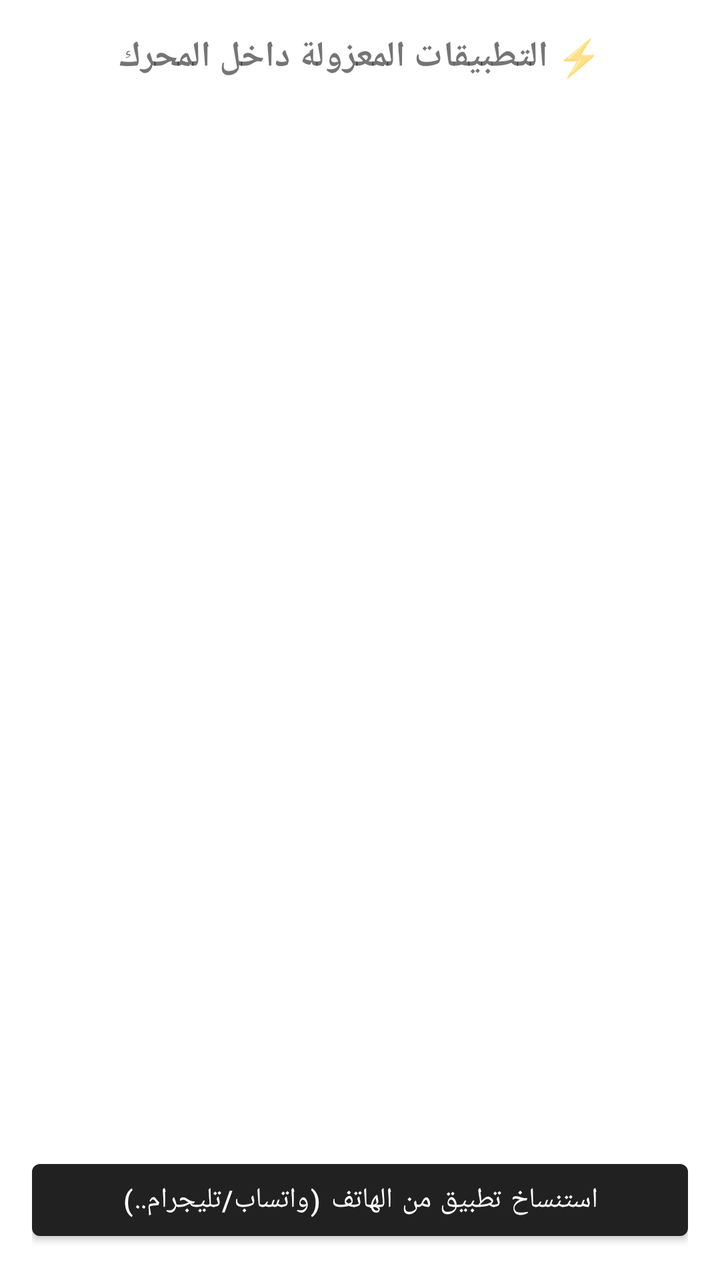
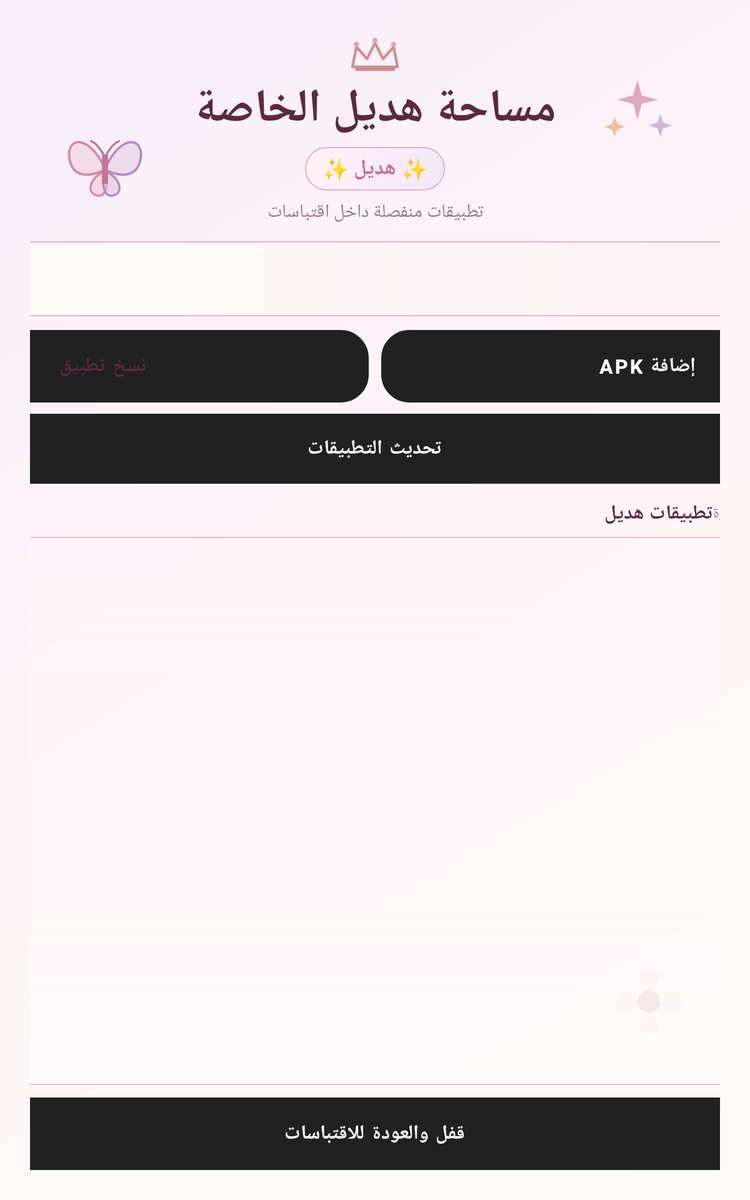

First picture: res/layout/ on a phone held upright. Second picture: the repository's own variant of that layout, on a device whose configuration matches the variant's folder. Source for both follows.
<!-- AndroidManifest.xml: application theme Theme.MaterialComponents.Light.DarkActionBar -->
<!-- res/layout/activity_private_space.xml -->
<?xml version="1.0" encoding="utf-8"?>
<LinearLayout xmlns:android="http://schemas.android.com/apk/res/android"
    android:layout_width="match_parent"
    android:layout_height="match_parent"
    android:orientation="vertical"
    android:padding="16dp">

    <TextView
        android:layout_width="match_parent"
        android:layout_height="wrap_content"
        android:text="⚡ التطبيقات المعزولة داخل المحرك"
        android:textSize="18sp"
        android:textStyle="bold"
        android:gravity="center"
        android:paddingBottom="12dp" />

    <ListView
        android:id="@+id/listViewPrivateApps"
        android:layout_width="match_parent"
        android:layout_height="0dp"
        android:layout_weight="1" />

    <Button
        android:id="@+id/btnCloneApp"
        android:layout_width="match_parent"
        android:layout_height="wrap_content"
        android:text="استنساخ تطبيق من الهاتف (واتساب/تليجرام..)"
        android:textSize="14sp" />
</LinearLayout>
<!-- resources referenced by this layout -->
<resources>

</resources>
<!-- res/layout-sw600dp/activity_private_space.xml (the repository's variant of the layout above) -->
<!-- drawn on a 7-inch tablet held upright -->
<?xml version="1.0" encoding="utf-8"?>
<FrameLayout xmlns:android="http://schemas.android.com/apk/res/android"
    android:layout_width="match_parent"
    android:layout_height="match_parent"
    android:background="@drawable/bg_private_root"
    android:padding="24dp">

    <ImageView
        android:id="@+id/hadeelButterfly"
        android:layout_width="76dp"
        android:layout_height="76dp"
        android:layout_gravity="start|top"
        android:layout_marginStart="22dp"
        android:layout_marginTop="72dp"
        android:alpha="0.85"
        android:contentDescription="فراشة"
        android:src="@drawable/ic_hadeel_butterfly" />

    <ImageView
        android:id="@+id/hadeelSparkles"
        android:layout_width="64dp"
        android:layout_height="64dp"
        android:layout_gravity="end|top"
        android:layout_marginTop="34dp"
        android:layout_marginEnd="34dp"
        android:alpha="0.75"
        android:contentDescription="لمعات"
        android:src="@drawable/ic_hadeel_sparkles" />

    <ImageView
        android:layout_width="74dp"
        android:layout_height="74dp"
        android:layout_gravity="end|bottom"
        android:layout_marginEnd="20dp"
        android:layout_marginBottom="98dp"
        android:alpha="0.34"
        android:contentDescription="زهرة"
        android:src="@drawable/ic_hadeel_flower" />

    <LinearLayout
        android:layout_width="860dp"
        android:layout_height="match_parent"
        android:layout_gravity="center"
        android:orientation="vertical">

        <LinearLayout
            android:id="@+id/privateHeader"
            android:layout_width="match_parent"
            android:layout_height="wrap_content"
            android:gravity="center"
            android:orientation="vertical"
            android:paddingTop="4dp"
            android:paddingBottom="7dp">

            <ImageView
                android:layout_width="48dp"
                android:layout_height="34dp"
                android:contentDescription="تاج"
                android:src="@drawable/ic_hadeel_crown" />

            <TextView
                android:layout_width="match_parent"
                android:layout_height="wrap_content"
                android:gravity="center"
                android:text="مساحة هديل الخاصة"
                android:textColor="@color/private_text"
                android:textSize="37sp"
                android:textStyle="bold" />

            <TextView
                android:id="@+id/privateNameSticker"
                android:layout_width="wrap_content"
                android:layout_height="wrap_content"
                android:layout_marginTop="5dp"
                android:background="@drawable/bg_hadeel_name_sticker"
                android:text="✨ هديل ✨"
                android:textColor="@color/private_primary"
                android:textSize="17sp"
                android:textStyle="bold" />

            <TextView
                android:layout_width="match_parent"
                android:layout_height="wrap_content"
                android:layout_marginTop="7dp"
                android:gravity="center"
                android:text="تطبيقات منفصلة داخل اقتباسات"
                android:textColor="@color/private_muted"
                android:textSize="15sp" />
        </LinearLayout>

        <LinearLayout
            android:id="@+id/privateStatusCard"
            android:layout_width="match_parent"
            android:layout_height="wrap_content"
            android:layout_marginTop="6dp"
            android:background="@drawable/bg_private_status"
            android:gravity="center_vertical"
            android:orientation="horizontal"
            android:paddingStart="18dp"
            android:paddingTop="13dp"
            android:paddingEnd="18dp"
            android:paddingBottom="13dp">

            <ImageView
                android:layout_width="34dp"
                android:layout_height="34dp"
                android:contentDescription="حالة المساحة"
                android:src="@drawable/ic_hadeel_shield" />

            <TextView
                android:id="@+id/tvPrivateStatus"
                android:layout_width="0dp"
                android:layout_height="wrap_content"
                android:layout_marginStart="13dp"
                android:layout_weight="1"
                android:lineSpacingExtra="3dp"
                android:text="جاري التحقق..."
                android:textColor="@color/private_text"
                android:textSize="14sp" />
        </LinearLayout>

        <Button
            android:id="@+id/btnShareCrashReport"
            android:layout_width="match_parent"
            android:layout_height="48dp"
            android:layout_marginTop="8dp"
            android:background="@drawable/bg_hadeel_clone_button"
            android:backgroundTint="@null"
            android:gravity="center"
            android:minHeight="0dp"
            android:stateListAnimator="@null"
            android:text="مشاركة تقرير التعطل السابق"
            android:textAllCaps="false"
            android:textColor="@color/private_text"
            android:textSize="13sp"
            android:textStyle="bold"
            android:visibility="gone" />

        <LinearLayout
            android:id="@+id/privateActionRow"
            android:layout_width="match_parent"
            android:layout_height="58dp"
            android:layout_marginTop="11dp"
            android:orientation="horizontal">

            <Button
                android:id="@+id/btnCloneInstalledApp"
                android:layout_width="0dp"
                android:layout_height="match_parent"
                android:layout_weight="1"
                android:background="@drawable/bg_hadeel_clone_button"
                android:backgroundTint="@null"
                android:drawableStart="@drawable/ic_hadeel_clone"
                android:drawablePadding="9dp"
                android:gravity="center"
                android:minHeight="0dp"
                android:stateListAnimator="@null"
                android:text="نسخ تطبيق"
                android:textAllCaps="false"
                android:textColor="@color/private_text"
                android:textSize="16sp"
                android:textStyle="bold" />

            <Button
                android:id="@+id/btnPickApk"
                android:layout_width="0dp"
                android:layout_height="match_parent"
                android:layout_marginStart="10dp"
                android:layout_weight="1"
                android:background="@drawable/bg_hadeel_apk_button"
                android:backgroundTint="@null"
                android:drawableStart="@drawable/ic_hadeel_apk"
                android:drawablePadding="9dp"
                android:gravity="center"
                android:minHeight="0dp"
                android:stateListAnimator="@null"
                android:text="إضافة APK"
                android:textAllCaps="false"
                android:textColor="@android:color/white"
                android:textSize="16sp"
                android:textStyle="bold" />
        </LinearLayout>

        <Button
            android:id="@+id/btnRefreshApps"
            android:layout_width="match_parent"
            android:layout_height="56dp"
            android:layout_marginTop="9dp"
            android:background="@drawable/bg_hadeel_refresh_button"
            android:backgroundTint="@null"
            android:drawableStart="@drawable/ic_hadeel_refresh"
            android:drawablePadding="10dp"
            android:gravity="center"
            android:minHeight="0dp"
            android:stateListAnimator="@null"
            android:text="تحديث التطبيقات"
            android:textAllCaps="false"
            android:textColor="@android:color/white"
            android:textSize="16sp"
            android:textStyle="bold" />

        <LinearLayout
            android:layout_width="match_parent"
            android:layout_height="wrap_content"
            android:layout_marginTop="13dp"
            android:gravity="center_vertical"
            android:orientation="horizontal">

            <ImageView
                android:layout_width="28dp"
                android:layout_height="20dp"
                android:contentDescription="قلب"
                android:src="@drawable/ic_hadeel_heart" />

            <TextView
                android:layout_width="0dp"
                android:layout_height="wrap_content"
                android:layout_marginStart="7dp"
                android:layout_weight="1"
                android:text="تطبيقات هديل"
                android:textColor="@color/private_text"
                android:textSize="16sp"
                android:textStyle="bold" />

            <TextView
                android:layout_width="wrap_content"
                android:layout_height="wrap_content"
                android:text="اضغط للتشغيل • اضغط مطولًا للإدارة"
                android:textColor="@color/private_muted"
                android:textSize="12sp" />
        </LinearLayout>

        <FrameLayout
            android:id="@+id/privateAppsPanel"
            android:layout_width="match_parent"
            android:layout_height="0dp"
            android:layout_marginTop="8dp"
            android:layout_weight="1"
            android:background="@drawable/bg_private_panel"
            android:padding="10dp">

            <ScrollView
                android:layout_width="match_parent"
                android:layout_height="match_parent"
                android:clipToPadding="false"
                android:fillViewport="true"
                android:overScrollMode="never">

                <GridLayout
                    android:id="@+id/appsContainer"
                    android:layout_width="match_parent"
                    android:layout_height="wrap_content"
                    android:alignmentMode="alignMargins"
                    android:columnCount="4"
                    android:useDefaultMargins="false" />
            </ScrollView>
        </FrameLayout>

        <Button
            android:id="@+id/btnBack"
            android:layout_width="match_parent"
            android:layout_height="58dp"
            android:layout_marginTop="10dp"
            android:background="@drawable/bg_private_lock"
            android:backgroundTint="@null"
            android:drawableStart="@drawable/ic_hadeel_lock"
            android:drawablePadding="10dp"
            android:gravity="center"
            android:minHeight="0dp"
            android:stateListAnimator="@null"
            android:text="قفل والعودة للاقتباسات"
            android:textAllCaps="false"
            android:textColor="@android:color/white"
            android:textSize="16sp"
            android:textStyle="bold" />
    </LinearLayout>
</FrameLayout>
<!-- resources referenced by the variant -->
<!-- as a 7-inch tablet held upright resolves them -->
<resources>
  <color name="private_muted">#967884</color>
  <color name="private_primary">#C76F99</color>
  <color name="private_text">#5B2940</color>
  <!-- drawable bg_hadeel_name_sticker (drawable) -->
  <?xml version="1.0" encoding="utf-8"?>
  <shape xmlns:android="http://schemas.android.com/apk/res/android">
      <gradient android:angle="0" android:startColor="#FFF2F6" android:endColor="#F2E7F8" />
      <stroke android:width="1dp" android:color="#E5B1C5" />
      <corners android:radius="50dp" />
      <padding android:left="14dp" android:top="6dp" android:right="14dp" android:bottom="6dp" />
  </shape>
  <!-- drawable bg_private_lock (drawable) -->
  <?xml version="1.0" encoding="utf-8"?>
  <shape xmlns:android="http://schemas.android.com/apk/res/android">
      <gradient android:angle="0" android:startColor="#F6B8CA" android:endColor="#CFA3D7" />
      <stroke android:width="1dp" android:color="#D88FA8" />
      <corners android:radius="24dp" />
  </shape>
  <!-- drawable bg_private_panel (drawable) -->
  <?xml version="1.0" encoding="utf-8"?>
  <shape xmlns:android="http://schemas.android.com/apk/res/android">
      <gradient android:angle="90" android:startColor="#66FFFFFF" android:endColor="#88FFF7FA" />
      <stroke android:width="1dp" android:color="#E9C0CE" />
      <corners android:radius="26dp" />
  </shape>
  <!-- drawable bg_private_root (drawable) -->
  <?xml version="1.0" encoding="utf-8"?>
  <shape xmlns:android="http://schemas.android.com/apk/res/android">
      <gradient
          android:angle="135"
          android:startColor="#FFF9F8"
          android:centerColor="#FFF5F8"
          android:endColor="#F7EDF8" />
  </shape>
  <!-- drawable bg_private_status (drawable) -->
  <?xml version="1.0" encoding="utf-8"?>
  <shape xmlns:android="http://schemas.android.com/apk/res/android">
      <gradient android:angle="0" android:startColor="#FFFDFB" android:endColor="#FCEFF4" />
      <stroke android:width="1dp" android:color="#E8B5C1" />
      <corners android:radius="23dp" />
  </shape>
  <!-- drawable ic_hadeel_apk (drawable) -->
  <vector xmlns:android="http://schemas.android.com/apk/res/android" android:width="24dp" android:height="24dp" android:viewportWidth="24" android:viewportHeight="24">
      <path android:fillColor="@android:color/transparent" android:strokeColor="#FFFFFFFF" android:strokeWidth="1.8" android:strokeLineJoin="round" android:pathData="M6,3h8l4,4v14H6z M14,3v5h4 M9,13h6 M12,10v6"/>
  </vector>
  <!-- drawable ic_hadeel_heart (drawable) -->
  <vector xmlns:android="http://schemas.android.com/apk/res/android" android:width="26dp" android:height="18dp" android:viewportWidth="26" android:viewportHeight="18">
      <path android:fillColor="@android:color/transparent" android:strokeColor="#D88CA4" android:strokeWidth="1.6" android:strokeLineCap="round" android:strokeLineJoin="round" android:pathData="M13,16 C10,13 4,10 4,6 C4,2 9,1 13,5 C17,1 22,2 22,6 C22,10 16,13 13,16 Z"/>
  </vector>
  <!-- drawable ic_hadeel_lock (drawable) -->
  <vector xmlns:android="http://schemas.android.com/apk/res/android" android:width="24dp" android:height="24dp" android:viewportWidth="24" android:viewportHeight="24">
      <path android:fillColor="@android:color/transparent" android:strokeColor="#FFFFFFFF" android:strokeWidth="1.8" android:strokeLineCap="round" android:strokeLineJoin="round" android:pathData="M6,10h12v10H6z M8.5,10V7.5a3.5,3.5 0,0 1,7 0V10"/>
  </vector>
  <!-- drawable ic_hadeel_refresh (drawable) -->
  <vector xmlns:android="http://schemas.android.com/apk/res/android" android:width="24dp" android:height="24dp" android:viewportWidth="24" android:viewportHeight="24">
      <path android:fillColor="@android:color/transparent" android:strokeColor="#FFFFFFFF" android:strokeWidth="1.8" android:strokeLineCap="round" android:strokeLineJoin="round" android:pathData="M19,8V4l-2,2A8,8 0,1 0,2.5 12 M19,4h-4"/>
  </vector>
  <!-- some entries are left out for length -->
</resources>
